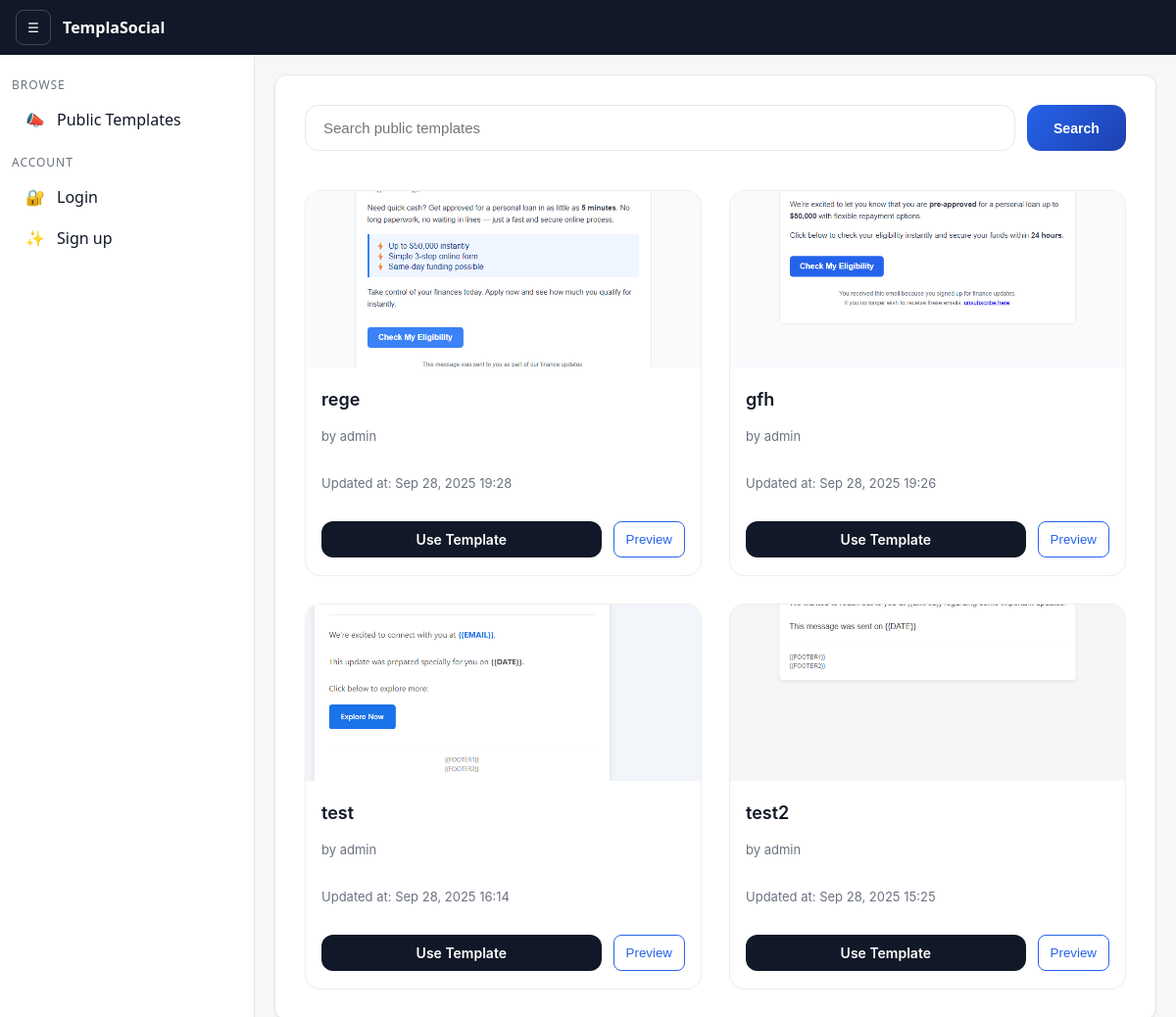
Screenshot of /emails/ with the database file from the repository.
### emails/models.py (models this page shows, shortened)
class EmailTemplate(models.Model):
    owner = models.ForeignKey(User, on_delete=models.CASCADE, related_name="templates")
    template_id = models.CharField(
        max_length=12,
        unique=True,
        editable=False,
        db_index=True,
        help_text="Unique ID for searching this template."
    )
    title = models.CharField(max_length=200)
    subject = models.CharField(max_length=200, blank=True)
    from_name = models.CharField(max_length=100, blank=True, help_text="Enter Form Name")
    body_html = models.TextField(help_text="Use {{placeholders}} for personalized fields.")
    body_text = models.TextField(blank=True)
    is_public = models.BooleanField(default=False)
    snapshot = models.ImageField(
        upload_to="snapshots/",
        null=True, blank=True,
        help_text="Upload a thumbnail/preview image for the template."
    )
    created_at = models.DateTimeField(auto_now_add=True)
    updated_at = models.DateTimeField(auto_now=True)

### emails/views.py (the view, shortened to what this page needs)
# urls.py: path('', RedirectView.as_view(pattern_name='emails:home', permanent=False)),
def home(request):
    q = request.GET.get("q", "")
    templates = EmailTemplate.objects.filter(is_public=True)
    templates = templates.select_related("owner").order_by("-updated_at")[:50]
    if request.user.is_authenticated:
        used_template_ids = TemplateUsage.objects.filter(
        user=request.user,
        template__in=templates
    ).values_list('template_id', flat=True)
    else:
        used_template_ids = []  # empty list for anonymous users
    return render(request, "emails/home.html", {"templates": templates, "q": q, "used_template_ids": used_template_ids})

### templates/emails/home.html (shortened to what this page needs)
{% extends 'base.html' %}
{% block content %}
<div class="container">
  <div class="search-card">
    <form method="get" class="search-form">
      <input type="text" name="q" value="{{q}}" placeholder="Search public templates">
      <button class="btn">Search</button>
    </form>
  </div>
  <div class="templates-grid">
    {% for t in templates %}
    <div class="template-card">
      <div class="snapshot">
        {% if t.snapshot %}
          <img src="{{ t.snapshot.url }}" alt="{{ t.title }}">
        {% else %}
          <div class="no-snapshot">No snapshot</div>
        {% endif %}
      </div>
      <div class="info">
        <h3>{{ t.title }}</h3>
        <p class="muted">by {{ t.owner.username }}{% if t.platform %} · Platform: {{ t.platform.name }}{% endif %}</p>
        <p class="muted">Updated at: {{ t.updated_at|date:"M d, Y H:i" }}</p>
        <div class="actions">
          <a href="{% url 'emails:template_use' t.pk %}" class="btn" style="text-align: center;">Use Template</a>
          <button type="button" class="btn-outline" data-preview-url="{% url 'emails:template_preview' t.pk %}" onclick="openPreview(event, this)">Preview</button>
        </div>
      </div>
    </div>
    {% empty %}
      <div class="card" style="text-align:center; padding:40px;">No public templates yet.</div>
    {% endfor %}
  </div>
</div>
{% endblock %}

### templates/base.html (shortened to what this page needs)
<!doctype html>
<html>
<head>
</head>
<body>
  <header>
    <button class="toggle" onclick="toggleSidebar()" aria-label="Toggle sidebar">☰</button>
    <div class="brand"><a href="{% url 'emails:home' %}">TemplaSocial</a></div>
  </header>
  <div class="layout">
    <aside id="sidebar" class="sidebar" data-collapsible>
      <div class="side-scroll">
        <div class="side-group">
          <div class="side-group-title">BROWSE</div>
          <a class="side-link" href="{% url 'emails:home' %}" title="Public Templates">
            <span class="icon">📣</span><span class="label">Public Templates</span>
          </a>
        </div>
        {% if user.is_authenticated %}
        <div class="side-group" style="margin-top:14px">
          <div class="side-group-title">CREATE</div>
          <a class="side-link" href="{% url 'emails:template_create' %}" title="New Template">
            <span class="icon">➕</span><span class="label">New Template</span>
          </a>
          <a class="side-link" href="{% url 'catalog:param_index' %}" title="Add Tracking Params">
            <span class="icon">🏷️</span><span class="label">Add Tracking Params</span>
          </a>
          <a class="side-link" href="{% url 'catalog:personalized_tag_list' %}" title="Personalized tags">
            <span class="icon">🏷️</span><span class="label">Add Personalized Tags</span>
          </a>
          <a class="side-link" href="{% url 'catalog:platform_list' %}" title="Add Platform">
            <span class="icon">🧩</span><span class="label">Add Platform</span>
          </a>
          {% if user.is_staff %}
          <a class="side-link" href="{% url 'catalog:offer_index' %}" title="Offers (Admin)">
            <span class="icon">🛒</span><span class="label">Offers (Admin)</span>
          </a>
          {% endif %}
        </div>
        {% else %}
        <div class="side-group" style="margin-top:14px">
          <div class="side-group-title">ACCOUNT</div>
          <a class="side-link" href="{% url 'accounts:login' %}" title="Login">
            <span class="icon">🔐</span><span class="label">Login</span>
          </a>
          <a class="side-link" href="{% url 'accounts:signup' %}" title="Sign up">
            <span class="icon">✨</span><span class="label">Sign up</span>
          </a>
        </div>
        {% endif %}
      </div>
    </aside>
<main id="content" class="content" style="padding:20px;">
  <div class="content-card">
    {% block content %}{% endblock %}
  </div>
</main>
  </div>
</body>
</html>

### templates/base.html (style rules this page uses)
:root { --header-h: 56px; --sidebar-w: 260px; --sidebar-w-c: 64px; --bg: #f6f7f9; --ink: #111827; --muted: #6b7280; --bd: #e5e7eb; --brand: #111827; --btn: #111827; --btn-ink: #fff; --btn-danger: #e74c3c; --btn-danger-hover: #c0392b; }
* { box-sizing: border-box }
body { font-family: system-ui, -apple-system, Segoe UI, Roboto, Helvetica, Arial, sans-serif; margin: 0; background: var(--bg); color: var(--ink) }
a { color: var(--ink); text-decoration: none }
header { position: fixed; top: 0; left: 0; right: 0; z-index: 1000; height: var(--header-h); background: var(--brand); color: #fff; display: flex; align-items: center; gap: 12px; padding: 0 16px; }
.brand a { color: #fff; font-weight: 700 }
.toggle { width: 36px; height: 36px; border: 1px solid #ffffff33; border-radius: 8px; background: transparent; color: #fff; display: flex; align-items: center; justify-content: center; cursor: pointer }
.layout { padding-top: var(--header-h) }
.sidebar { position: fixed; top: var(--header-h); left: 0; bottom: 0; width: var(--sidebar-w); border-right: 1px solid var(--bd); background: #fff; z-index: 900; display: flex; flex-direction: column; transition: width .2s ease; }
.side-scroll { flex: 1; overflow: auto; padding: 12px }
.side-group-title { font-size: 12px; letter-spacing: .08em; color: var(--muted); margin: 10px 0 6px; transition: opacity .2s }
.side-link { display: flex; align-items: center; gap: 10px; padding: 10px 12px; border-radius: 10px; color: var(--ink); white-space: nowrap; }
.side-link .icon { width: 24px; display: inline-flex; align-items: center; justify-content: center }
.side-link .label { transition: opacity .2s; overflow: hidden; text-overflow: ellipsis }
.btn { background: var(--btn); color: var(--btn-ink); border: none; border-radius: 8px; padding: 8px 12px; cursor: pointer }
.btn-outline { background: #fff; border: 1px solid var(--ink); color: var(--ink); border-radius: 8px; padding: 8px 12px; cursor: pointer }
.content { margin-left: var(--sidebar-w); padding: 18px 12px; min-height: calc(100vh - var(--header-h)); transition: margin-left .2s ease; }
.muted { color: var(--muted) }
input, select, textarea { width: 100%; padding: 8px; border: 1px solid var(--bd); border-radius: 8px }
.content-card { background:#fff;border:1px solid #e5e7eb;border-radius:12px;padding:20px;box-shadow:0 1px 3px rgba(0,0,0,.05) }

### templates/emails/home.html (style rules this page uses)
.container { max-width: 1280px; margin: 0 auto; padding: 10px; font-family: 'Inter', sans-serif; color: #111827; }
.search-card { display: flex; justify-content: center; margin-bottom: 40px; }
.search-form { display: flex; gap: 12px; width: 100%; max-width: 100%; }
.search-form input { flex: 12; padding: 14px 18px; border-radius: 14px; border: 1px solid #e5e7eb; background: rgba(255,255,255,0.8); backdrop-filter: blur(6px); font-size: 15px; transition: all .3s ease; }
.search-form .btn { background: linear-gradient(135deg, #2563eb, #1e40af); color: #fff; font-weight: 600; border-radius: 14px; padding: 14px 22px; transition: all .2s ease; border: none; cursor: pointer; }
.templates-grid { display: grid; grid-template-columns: repeat(auto-fit, minmax(300px, 1fr)); gap: 28px; }
.template-card { position: relative; background: rgba(255,255,255,0.85); border-radius: 16px; overflow: hidden; display: flex; flex-direction: column; transition: all .3s ease; border: 1px solid rgba(200,200,200,0.3); backdrop-filter: blur(8px); }
.snapshot img { width: 100%; height: 180px; object-fit: cover; }
.info { padding: 18px 16px; display: flex; flex-direction: column; gap: 6px; }
.info h3 { font-size: 18px; font-weight: 600; margin: 0; color: #111827; }
.muted { font-size: 13px; color: #6b7280; }
.actions { display: flex; gap: 12px; margin-top: 12px; }
.btn { flex: 1; padding: 10px 14px; border-radius: 12px; font-weight: 600; font-size: 14px; border: none; cursor: pointer; transition: all .2s ease; }
.btn-outline { background: transparent; border: 1px solid #2563eb; color: #2563eb; }

### rows the page displays
EmailTemplate: snapshot (picture), title "rege", owner.username "admin", updated_at "Sep 28, 2025 19:28"
EmailTemplate: snapshot (picture), title "gfh", owner.username "admin", updated_at "Sep 28, 2025 19:26"
EmailTemplate: snapshot (picture), title "test", owner.username "admin", updated_at "Sep 28, 2025 16:14"
EmailTemplate: snapshot (picture), title "test2", owner.username "admin", updated_at "Sep 28, 2025 15:25"
